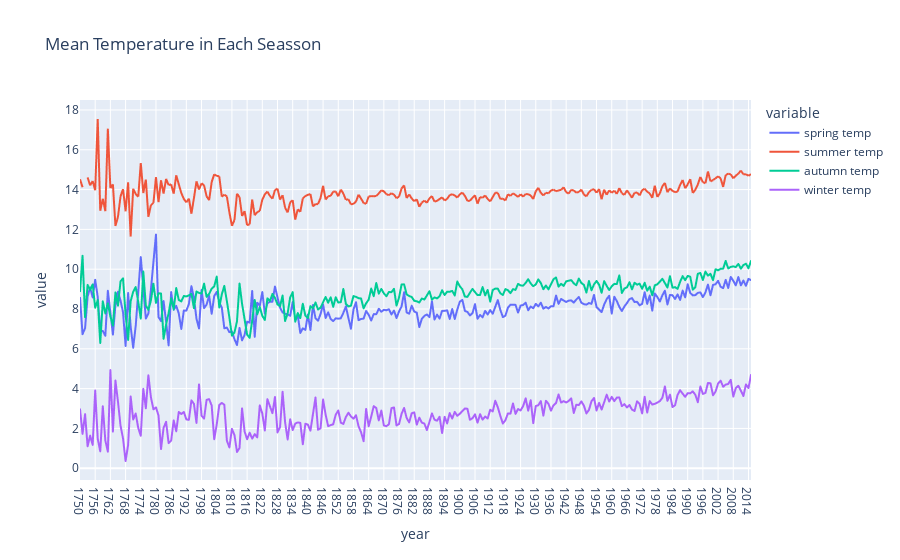

Write notebook code for a chart like this one.
### Code cell
px.line(data_frame=season, x = 'year', y =['spring temp', 'summer temp', 'autumn temp', 'winter temp'], title='Mean Temperature in Each Seasson')

### Figure 1 — Plotly figure (JSON) as saved in the notebook; plotly's stock layout.template omitted (floating-point values rounded to 4 significant figures; data arrays with more than 128 entries replaced by an {"elided": "..."} marker saying what was removed)
{"data": [{"hovertemplate": "variable=spring temp<br>year=%{x}<br>value=%{y}<extra></extra>", "legendgroup": "spring temp", "line": {"color": "#636efa", "dash": "solid"}, "marker": {"symbol": "circle"}, "mode": "lines", "name": "spring temp", "showlegend": true, "type": "scattergl", "x": {"elided": "266 str values"}, "xaxis": "x", "y": {"elided": "266 float values"}, "yaxis": "y"}, {"hovertemplate": "variable=summer temp<br>year=%{x}<br>value=%{y}<extra></extra>", "legendgroup": "summer temp", "line": {"color": "#EF553B", "dash": "solid"}, "marker": {"symbol": "circle"}, "mode": "lines", "name": "summer temp", "showlegend": true, "type": "scattergl", "x": {"elided": "266 str values"}, "xaxis": "x", "y": {"elided": "266 float values"}, "yaxis": "y"}, {"hovertemplate": "variable=autumn temp<br>year=%{x}<br>value=%{y}<extra></extra>", "legendgroup": "autumn temp", "line": {"color": "#00cc96", "dash": "solid"}, "marker": {"symbol": "circle"}, "mode": "lines", "name": "autumn temp", "showlegend": true, "type": "scattergl", "x": {"elided": "266 str values"}, "xaxis": "x", "y": {"elided": "266 float values"}, "yaxis": "y"}, {"hovertemplate": "variable=winter temp<br>year=%{x}<br>value=%{y}<extra></extra>", "legendgroup": "winter temp", "line": {"color": "#ab63fa", "dash": "solid"}, "marker": {"symbol": "circle"}, "mode": "lines", "name": "winter temp", "showlegend": true, "type": "scattergl", "x": {"elided": "266 str values"}, "xaxis": "x", "y": {"elided": "266 float values"}, "yaxis": "y"}], "layout": {"legend": {"title": {"text": "variable"}, "tracegroupgap": 0}, "title": {"text": "Mean Temperature in Each Seasson"}, "xaxis": {"anchor": "y", "domain": [0, 1], "title": {"text": "year"}}, "yaxis": {"anchor": "x", "domain": [0, 1], "title": {"text": "value"}}}}
